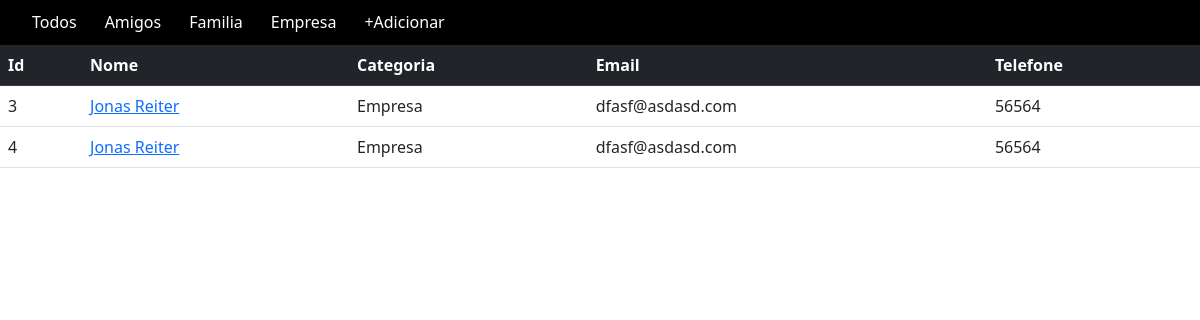
/amigos/, run on the app's committed database.
### contatos/models.py (models this page shows, shortened)
class Contato(models.Model):
    nome = models.CharField(max_length=30)
    sobrenome = models.CharField(max_length=150)
    telefone = models.CharField(max_length=30)
    email = models.EmailField()
    data_nascimento = models.DateField()
    data_cadastro = models.DateTimeField(default=timezone.now)
    descricao = models.TextField(blank=True)
    categoria = models.ForeignKey(Categoria, on_delete=models.DO_NOTHING)
    mostrar = models.BooleanField(default=True)

class Categoria(models.Model):
    nome = models.CharField(max_length=40)
    def __str__(self):
        return self.nome

### contatos/views.py (the view)
# urls.py: path('amigos/', views.amigos, name='amigos'),
def amigos(request):
    contatos = Contato.objects.all().filter(categoria='3')
    return render(request, 'contatos/index.html',
                  {'contatos': contatos})

### contatos/templates/contatos/index.html (shortened to what this page needs)
<!DOCTYPE html>
<html lang="en">
<head>
    <link href="https://cdn.jsdelivr.net/npm/bootstrap@5.2.0/dist/css/bootstrap.min.css" rel="stylesheet">
</head>
<body>
{% include 'contatos/static/partials/_nav.html' %}
<table class="table">
  <thead class="table-dark">
    <th>Id </th>
    <th>Nome </th>
    <th>Categoria </th>
    <th>Email </th>
    <th>Telefone </th>
  </thead>
  <tbody>
    {%for contato in contatos%}
    {%if contato.mostrar%}
    <tr>
        <td>{{contato.id}}</td>
        <td><a href="{% url 'exibir_contato' contato.id%}"> {{contato.nome}} {{contato.sobrenome}} </a> </td>
        <td>{{contato.categoria}}</td>
        <td>{{contato.email}}</td>
        <td>{{contato.telefone}}</td>
    </tr>
    {%endif%}
    {%endfor%}
  </tbody>
</table>
</body>
</html>

### data on the page
Contato: id "3", nome "Jonas", sobrenome "Reiter", categoria "Empresa", email "dfasf@asdasd.com", telefone "56564"
Contato: id "4", nome "Jonas", sobrenome "Reiter", categoria "Empresa", email "dfasf@asdasd.com", telefone "56564"
